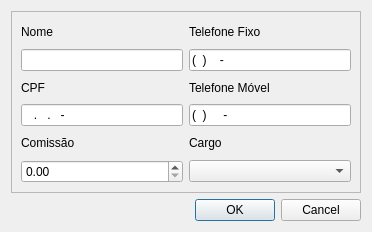
<?xml version="1.0" encoding="UTF-8"?>
<ui version="4.0">
 <class>Funcionario</class>
 <widget class="QDialog" name="Funcionario">
  <property name="geometry">
   <rect>
    <x>0</x>
    <y>0</y>
    <width>372</width>
    <height>232</height>
   </rect>
  </property>
  <property name="minimumSize">
   <size>
    <width>0</width>
    <height>0</height>
   </size>
  </property>
  <property name="maximumSize">
   <size>
    <width>16777215</width>
    <height>16777215</height>
   </size>
  </property>
  <property name="baseSize">
   <size>
    <width>240</width>
    <height>440</height>
   </size>
  </property>
  <property name="windowTitle">
   <string>Dialog</string>
  </property>
  <layout class="QGridLayout" name="gridLayout_2">
   <item row="0" column="0" colspan="2">
    <widget class="QFrame" name="frame">
     <property name="frameShape">
      <enum>QFrame::StyledPanel</enum>
     </property>
     <property name="frameShadow">
      <enum>QFrame::Raised</enum>
     </property>
     <layout class="QGridLayout" name="gridLayout">
      <item row="0" column="0">
       <widget class="QLabel" name="nome_label">
        <property name="text">
         <string>Nome</string>
        </property>
       </widget>
      </item>
      <item row="0" column="1">
       <widget class="QLabel" name="telFixo_label">
        <property name="text">
         <string>Telefone Fixo</string>
        </property>
       </widget>
      </item>
      <item row="1" column="0">
       <widget class="QLineEdit" name="nome_lineEdit">
        <property name="maxLength">
         <number>75</number>
        </property>
       </widget>
      </item>
      <item row="1" column="1">
       <widget class="QLineEdit" name="telFixo_lineEdit">
        <property name="inputMask">
         <string>(99)9999-9999</string>
        </property>
        <property name="maxLength">
         <number>13</number>
        </property>
        <property name="placeholderText">
         <string/>
        </property>
       </widget>
      </item>
      <item row="2" column="0">
       <widget class="QLabel" name="cpf_label">
        <property name="text">
         <string>CPF</string>
        </property>
       </widget>
      </item>
      <item row="2" column="1">
       <widget class="QLabel" name="telMovel_label">
        <property name="text">
         <string>Telefone Móvel</string>
        </property>
       </widget>
      </item>
      <item row="3" column="0">
       <widget class="QLineEdit" name="cpf_lineEdit">
        <property name="inputMask">
         <string>999.999.999-99</string>
        </property>
        <property name="maxLength">
         <number>14</number>
        </property>
        <property name="placeholderText">
         <string/>
        </property>
       </widget>
      </item>
      <item row="3" column="1">
       <widget class="QLineEdit" name="telMovel_lineEdit">
        <property name="inputMask">
         <string>(99)99999-9999</string>
        </property>
        <property name="maxLength">
         <number>14</number>
        </property>
        <property name="placeholderText">
         <string/>
        </property>
       </widget>
      </item>
      <item row="4" column="0">
       <widget class="QLabel" name="comissao_label">
        <property name="text">
         <string>Comissão</string>
        </property>
       </widget>
      </item>
      <item row="4" column="1">
       <widget class="QLabel" name="cargo_label">
        <property name="text">
         <string>Cargo</string>
        </property>
       </widget>
      </item>
      <item row="5" column="0">
       <widget class="QDoubleSpinBox" name="comissao_spinBox">
        <property name="maximum">
         <double>99999.990000000005239</double>
        </property>
       </widget>
      </item>
      <item row="5" column="1">
       <widget class="QComboBox" name="cargo_comboBox"/>
      </item>
     </layout>
    </widget>
   </item>
   <item row="1" column="0">
    <spacer name="horizontalSpacer">
     <property name="orientation">
      <enum>Qt::Horizontal</enum>
     </property>
     <property name="sizeHint" stdset="0">
      <size>
       <width>169</width>
       <height>20</height>
      </size>
     </property>
    </spacer>
   </item>
   <item row="1" column="1">
    <widget class="QDialogButtonBox" name="buttonBox">
     <property name="standardButtons">
      <set>QDialogButtonBox::Cancel|QDialogButtonBox::Ok</set>
     </property>
    </widget>
   </item>
  </layout>
 </widget>
 <resources/>
 <connections/>
</ui>
